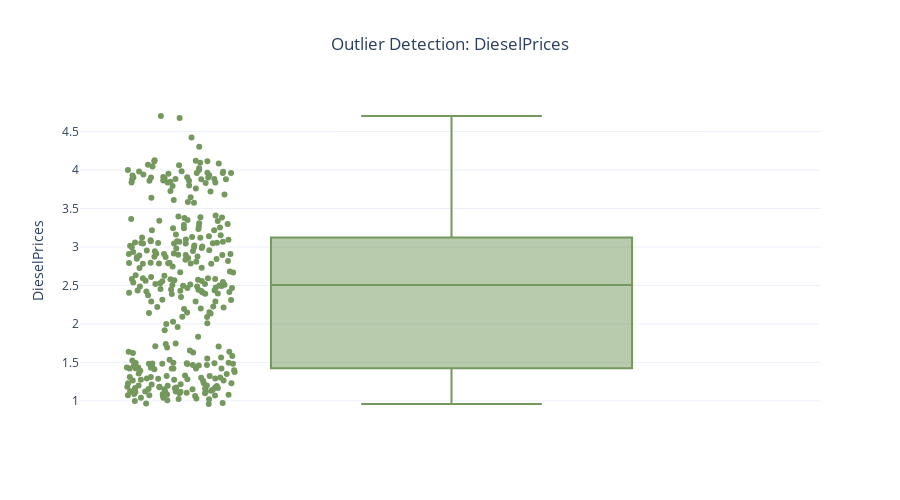

The notebook cell this image was saved under:
### Code cell
''' Outlier Detection for Diesel Prices using Z-Score Method and Box Plot '''

# Use an existing column name from the DataFrame (e.g., "Car")
col_name = "DieselPrices"

# Compute Z-score for the selected column
prices["Z_Diesel_Prices"] = (
    (prices[col_name] - prices[col_name].mean())
    / prices[col_name].std()
)

# Flag potential outliers (|Z| > 3)
prices_outliers = prices[np.abs(prices["Z_Diesel_Prices"]) > 3]
print(f"Detected {len(prices_outliers)} potential outliers in '{col_name}'.")
display(prices_outliers[["Date", col_name, "Z_Diesel_Prices"]])

# visual outlier detection with box plot
figfp4 = px.box(
    prices,
    y=col_name,
    title=f"Outlier Detection: {col_name}",
    points="all",
    color_discrete_sequence=[colors["prices"]]
)
figfp4.update_layout(template="plotly_white", title_x=0.5, height=500)
figfp4.show()

### Figure 1 — Plotly figure (JSON) as saved in the notebook; plotly's stock layout.template omitted (floating-point values rounded to 4 significant figures; data arrays with more than 128 entries replaced by an {"elided": "..."} marker saying what was removed)
{"data": [{"alignmentgroup": "True", "boxpoints": "all", "hovertemplate": "DieselPrices=%{y}<extra></extra>", "legendgroup": "", "marker": {"color": "#74985D"}, "name": "", "notched": false, "offsetgroup": "", "orientation": "v", "showlegend": false, "type": "box", "x0": " ", "xaxis": "x", "y": {"elided": "324 float values"}, "y0": " ", "yaxis": "y"}], "layout": {"boxmode": "group", "height": 500, "legend": {"tracegroupgap": 0}, "title": {"text": "Outlier Detection: DieselPrices", "x": 0.5}, "xaxis": {"anchor": "y", "domain": [0, 1]}, "yaxis": {"anchor": "x", "domain": [0, 1], "title": {"text": "DieselPrices"}}}}
